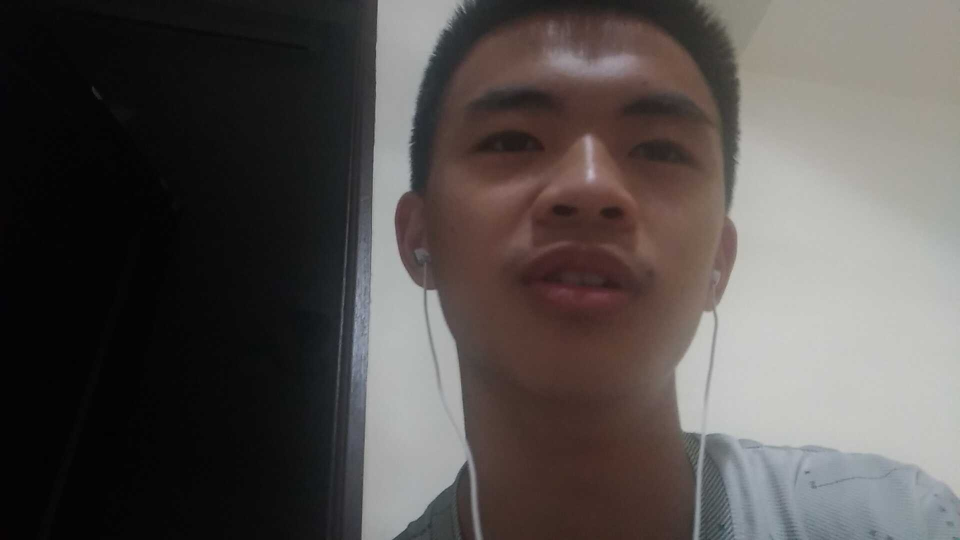
#> input picture Capture_Image/2022-06-04_22-57-06.jpg, 1920 x 1080 px, given in place of no_signal.jpg, which was not available (shown at 1/2 size)
$ python -i CameraEvents.py   (imports and definitions only)
#> lines starting #> are read from the running program, lines starting #| are printed output that depends on the picture
### FaceIn.py
import cv2

class FaceIn:
    def __init__(self):  # 初始化
        data = {"flag": False, "image": None} #flag:是否有人臉
        self.data = data

    # [18 lines left out: function detectFace, not called in this run]

### CaptureImage.py
import numpy as np
import cv2
import requests

class CaptureImage:
    def __init__(self): #初始化
        self.camera_url = None

    def set_url(self,url): #設置(更改)相機網址
        self.camera_url = f"{url}/shot.jpg"

    def capture_image(self):
        image_response = requests.get(self.camera_url)#獲取圖片資訊
        image_response.raise_for_status()
        image_arr = np.array(bytearray(image_response.content), dtype=np.uint8)
        image = cv2.imdecode(image_arr, -1) #將圖片轉檔
        return image #回傳圖片

### CameraEvents.py
import threading, datetime, os
import imutils
import cv2
import tkinter as tk
from PIL import Image, ImageTk
from FaceIn import *
from CaptureImage import *

class CameraEvents:

    thread: threading.Thread
    stopEvent: threading.Event
    root: tk.Tk

    def __init__(self, outputPath): # 初始化
        self.outputPath = outputPath
        self.face_in = FaceIn()
        self.webcam = CaptureImage()

        self.createUI()
        self.frame = None

        self.create_event()

    def createUI(self):
        self.root = tk.Tk()
        label = tk.Label(self.root, font='Arial 20', text="輸入相機網址")
        label.pack()
        frame = tk.Frame(self.root) # 將使用者輸入和確認按鈕綁在一起
        entry = tk.Entry(frame, width=30, font='Arial 20') # 使用者輸入
        entry.pack(side="left")
        # 確認按鈕
        enter_button = tk.Button(frame, text="Enter", height=2, width=7,
                                 command=lambda entry=entry: self.set_url(entry))
        enter_button.pack(side="right")
        frame.pack()

        # 處理無訊號時輸出的圖片
        self.no_signal = cv2.imread("no_signal.jpg")
#> self.no_signal is the input picture: shape (1080, 1920, 3); mean B, G, R 78, 80.2, 85.2
        self.no_signal = imutils.resize(self.no_signal, width=600)
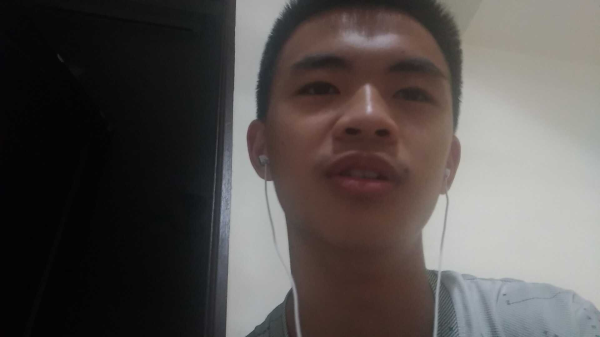
#> self.no_signal: shape (337, 600, 3); mean B, G, R 78, 80.2, 85.2
        self.no_signal = cv2.cvtColor(self.no_signal, cv2.COLOR_BGR2RGB)
        self.no_signal = Image.fromarray(self.no_signal)
        self.no_signal = ImageTk.PhotoImage(self.no_signal)

        # 及時輸出監控畫面視窗
        self.panel = tk.Label(image=self.no_signal)
        self.panel.pack()
        snapshot_button = tk.Button(self.root, text="Snapshot", command=self.takeSnapshot) # 拍照
        snapshot_button.pack(side="bottom", fill="both", padx=10, pady=10)

    def create_event(self):
        self.stopEvent = threading.Event() # 偵測是否終止的事件
        self.thread = threading.Thread(target=self.videoLoop, args=())
        self.thread.start() # 開始顯示畫面
        self.root.wm_title("Camera Events")
        self.root.wm_protocol("WM_DELETE_WINDOW", self.onClose) # 關閉視窗時結束程式

    def videoLoop(self):
        try:
            while not self.stopEvent.is_set():
                try:
                    self.frame = self.webcam.capture_image()
                    image = self.frame.copy() # 複製原始圖像做截圖用
                    image = imutils.resize(image, width=600) # 調大小
                    face = self.face_in.detectFace(image) # 丟到人臉偵測部分
                    if face["flag"]: # 偵測到圖像
                        self.takeSnapshot()
                        image = face["image"] # 原始圖像

                    # 轉成可以用tkinter顯示的圖片
                    image = cv2.cvtColor(image, cv2.COLOR_BGR2RGB)
                    image = Image.fromarray(image)
                    image = ImageTk.PhotoImage(image)

                    self.panel.configure(image=image)
                    self.panel.image = image
                except: # 沒偵測到相機或圖片有問題
                    self.panel.configure(image=self.no_signal)
                    self.panel.image = self.no_signal

        except:
            print("[INFO] caught a RuntimeError")

    def takeSnapshot(self):
        if self.frame is None:
            print("[INFO] caught a RuntimeError, frame is not defined")
            return
        ts = datetime.datetime.now() # 取時間當檔名
        filename = "{}.jpg".format(ts.strftime("%Y-%m-%d_%H-%M-%S"))
        p = os.path.sep.join((self.outputPath, filename)) # 路徑
        cv2.imwrite(p, self.frame.copy())
        print("[INFO] saved {}".format(p))

    def onClose(self):
        print("[INFO] closing...")
        self.stopEvent.set()
        self.root.quit()
        os._exit(0) # 強制關閉視窗

    def set_url(self, entry: tk.Entry):
        url = entry.get()
        entry.delete(0, "end")
        self.webcam.set_url(url)

>>> result = CameraEvents('Capture_Image/2022-06-04_22-57-06.jpg').createUI()

$ run again, on Capture_Image/2022-06-04_22-57-09.jpg
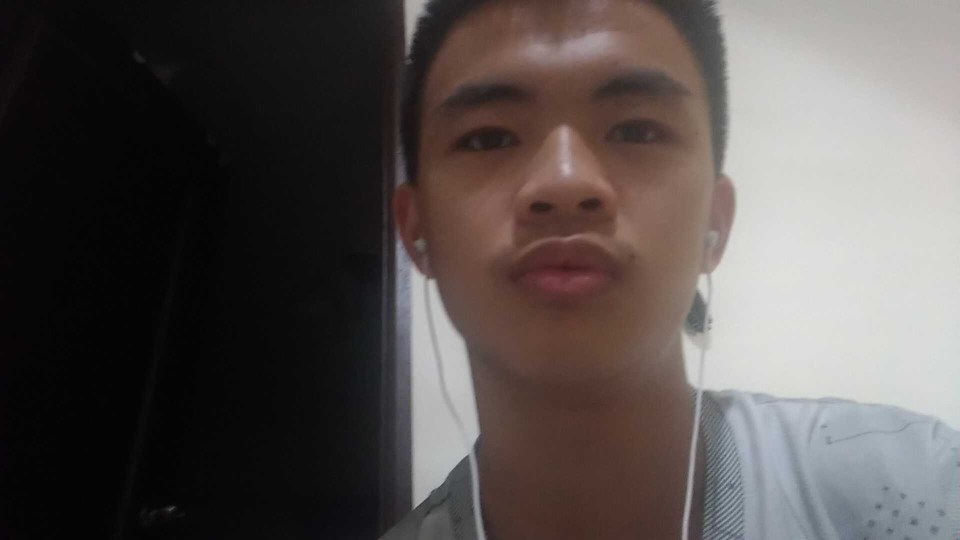
#> input picture Capture_Image/2022-06-04_22-57-09.jpg, 1920 x 1080 px, given in place of no_signal.jpg, which was not available (shown at 1/2 size)
#> in createUI, self.no_signal is the input picture: shape (1080, 1920, 3); mean B, G, R 79.3, 81.2, 87.6
#> in createUI, `self.no_signal = imutils.resize(self.no_signal, width=600)`:
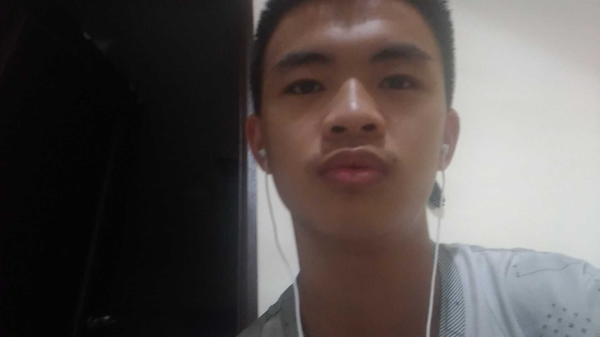
#> self.no_signal: shape (337, 600, 3); mean B, G, R 79.3, 81.2, 87.6
